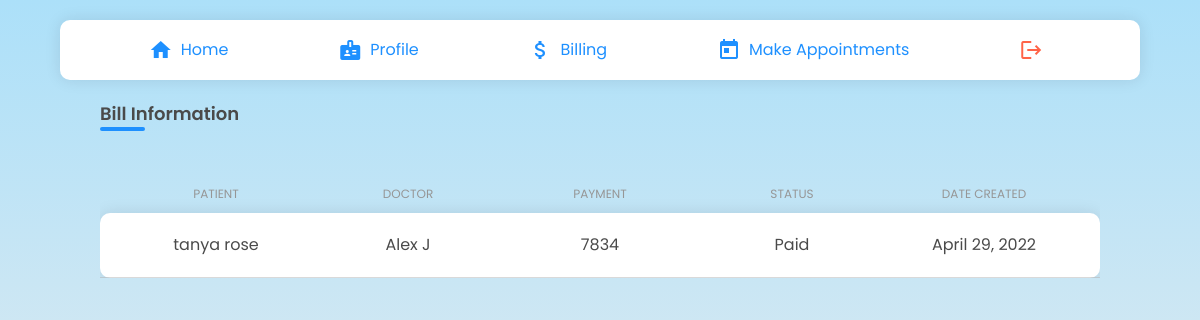
Screenshot of /patients/bill/ (signed in) with the database file from the repository.
### clinic/models.py (models this page shows)
class BillInfo(models.Model):
    STATUS=(('Paid','Paid'),('Not Paid','Not Paid'))
    patient =  models.ForeignKey('patients.Patient', null=True, on_delete= models.CASCADE)
    doctor = models.ForeignKey('doctors.Doctors', null=True, on_delete=models.CASCADE)
    bdate=models.DateField()
    amount=models.PositiveIntegerField(max_length=200,null=True)
    status=models.CharField(null=True, max_length=10, choices=STATUS)
    balance=models.PositiveIntegerField(max_length=200,null=True)
    paid = models.PositiveIntegerField(max_length=200,null=True)

### patients/models.py (models this page shows, shortened)
class Patient(models.Model):
    user = models.OneToOneField(User, on_delete= models.CASCADE, primary_key= True)
    pname=models.CharField(max_length=200, null=True)
    age=models.CharField(max_length=4, null=True)
    gender= models.CharField(max_length=6, null=True)
    email=models.CharField(max_length=200, null=True)
    address= models.CharField(max_length=500, null=True)
    phone_regex = RegexValidator( regex = r'^\+?1?\d{9,10}$', message ="Phone number must be entered in the format +919999999999. Up to 10 digits allowed.")
    phone = models.CharField('Phone',validators =[phone_regex], max_length=10, unique = True,null=True)
    date_created= models.DateTimeField(auto_now_add=True, null=True)

### doctors/models.py (models this page shows, shortened)
class Doctors(models.Model):
    ROLE = (
			('Doctor', 'Doctor'),
			('Staff', 'Staff'),
			)
    user = models.OneToOneField(User, on_delete= models.CASCADE, primary_key= True)
    dname = models.CharField(max_length=200, null=True)
    phone = models.CharField(max_length=200, null=True)
    email = models.CharField(max_length=200, null=True)
    date_created = models.DateTimeField(auto_now_add=True, null=True)
    gender= models.CharField(max_length=200, null=True)
    role = models.CharField(max_length=200, null=True,choices=ROLE)
    specialisation = models.CharField(max_length=200, null=True)
    address= models.CharField(max_length=200, null=True)

### patients/views.py (the view)
# urls.py: path('bill/', views.patbill, name='pat_bill'),
def patbill(request):
  p = Patient.objects.get(pk=request.user)
  bill = p.billinfo_set.all()
  return render(request, 'patbill.html', {'bill':bill})

### patients/templates/patbill.html (shortened to what this page needs)
{% extends 'navbar.html' %} {% load static %} {% block head %}
<link
  rel="stylesheet"
  type="text/css"
  href="{% static 'css/patients/common.css' %}"
/>
<link
  rel="stylesheet"
  type="text/css"
  href="{% static 'css/patients/patland.css' %}"
/>
<link
  rel="stylesheet"
  type="text/css"
  href="{% static 'css/components.css' %}"
/>
{% endblock %} {% block content %}
<div class="patientLayout">
  <div class="adcTableContainer">
    <h1 class="adcCardTitle">Bill Information</h1>
    <div class="adcCardTitle-under"></div>
    <br />
    <div class="adcTable">
      <div class="adcRow adcHead">
        <div class="adcCell">patient</div>
        <div class="adcCell">doctor</div>
        <div class="adcCell">Payment</div>
        <div class="adcCell">status</div>
        <div class="adcCell">DATE CREATED</div>
      </div>
      <div class="adcRowBody">
        {% for bi in bill %}
        <div class="adcRow">
          <div class="adcCell">{{bi.patient.pname}}</div>
          <div class="adcCell">{{bi.doctor.dname}}</div>
          <div class="adcCell">{{bi.amount}}</div>
          <div class="adcCell">{{bi.status}}</div>
          <div class="adcCell">{{bi.bdate}}</div>
        </div>
        {% endfor %}
      </div>
    </div>
  </div>
</div>
{% endblock %}

### static/css/style.css (style rules this page uses)
body { margin: 0; padding: 0; box-sizing: border-box; font-family: "Poppins"; text-decoration: none; list-style-type: none; }

### static/css/register.css (style rules this page uses)
* { margin: 0; padding: 0; box-sizing: border-box; font-family: "Poppins", sans-serif; }
body { height: 100vh; background-image: linear-gradient(to top, #fff1eb 0%, #ace0f9 100%); overflow: auto; width: 100%; margin-top: 0%; align-items: center; justify-content: center; }

### static/css/patients/common.css (style rules this page uses)
.patientLayout { margin: 0 100px; margin-top: 100px; }

### static/css/components.css (style rules this page uses)
.adcTable { display: flex; flex-direction: column; margin-top: 20px; }
.adcTable .adcRow { display: flex; align-items: center; justify-content: space-evenly; border-bottom: 1px solid rgba(180, 180, 180, 0.5); padding: 10px 20px; }
.adcTable .adcRow .adcCell { width: 100%; padding: 10px; display: flex; align-items: center; justify-content: center; }
.adcTableContainer { width: 100%; overflow-x: auto; overflow-y: hidden; }
.adcTable .adcHead { border-bottom: none; padding: 0 20px; }
.adcHead .adcCell { text-transform: uppercase; font-size: 12px; color: rgb(150, 150, 150); padding: 0; }
.adcRowBody { box-shadow: rgba(17, 17, 26, 0.1) 0px 0px 16px; border-radius: 10px; background-color: white; }
.adcCardTitle { font-size: 18px; font-weight: 600; }
.adcCardTitle-under { width: 45px; height: 4px; border-radius: 20px; background-color: dodgerblue; }

### rows the page displays
BillInfo: patient.pname "tanya rose", doctor.dname "Alex J", amount "7834", status "Paid", bdate "April 29, 2022"
